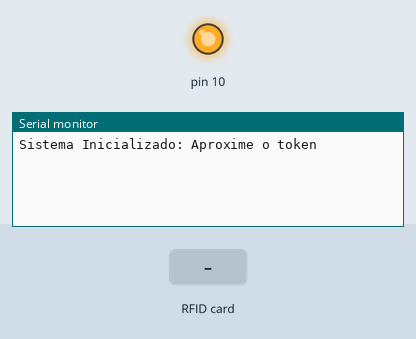
Simulated run of this sketch. Board: Arduino Uno, built with avr-gcc and run on an emulated ATmega328P. Parts: output pins drawn as LEDs (lit = HIGH), the last lines printed to the serial monitor. Inputs (shaded band) come from the test bench.

Above: at 1.2 s.
1.3 s: RFID card 15 6B 7F 63 held to the reader
At 1.9 s:
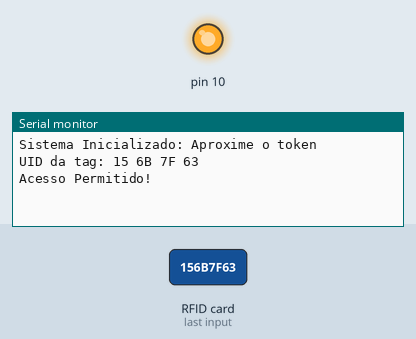
2.8 s: RFID card 5E 7A 19 C4 held to the reader
At 3.5 s:
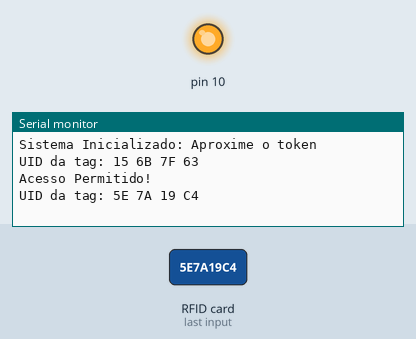

The sketch:

01rfid.ino
```cpp
#include <SPI.h>
#include <MFRC522.h>

#define PIN_RST 8
#define PIN_SS 9
#define PIN_GREEN_LED 11
#define PIN_RED_LED 12
#define PIN_BUZZER 13

MFRC522 mfrc522(PIN_SS, PIN_RST);

int failed_count = 0;

void setup() {
  Serial.begin(9600); // Inicializa a serial
  SPI.begin();// Inicializa a comunicação SPI
  mfrc522.PCD_Init(); // Inicializa o módulo MFRC522
  Serial.println("Sistema Inicializado: Aproxime o token");

  pinMode(PIN_GREEN_LED, OUTPUT);
  pinMode(PIN_RED_LED, OUTPUT);
}
void loop() {
  if (!mfrc522.PICC_IsNewCardPresent()) return;// Aguarda a aproximação do token
  if (!mfrc522.PICC_ReadCardSerial()) return; // Seleciona qual token vai ser utilizado

  Serial.print("UID da tag:"); // Mostra UID do token na serial

  String conteudo = ""; //Cria uma variável vazia, do tipo string byte letra;
  for (byte i = 0; i < mfrc522.uid.size; i++) {
    if(mfrc522.uid.uidByte[i] < 0x10) Serial.print(" 0");
    else Serial.print(" ");

    Serial.print(mfrc522.uid.uidByte[i], HEX);// Printa a mensagem convertida em hexadecimal

    if(mfrc522.uid.uidByte[i] < 0x10) conteudo.concat(String(" 0"));
    else conteudo.concat(String(" "));

    conteudo.concat(String(mfrc522.uid.uidByte[i], HEX));
  }

  Serial.println();

  conteudo.toUpperCase(); //Coloca todas as letras da string em maiúscula

  if (conteudo.substring(1) == "15 6B 7F 63") Serial.println("Acesso Permitido!");

  delay(1000);
}

void accessGranted() {
  Serial.println("Acesso liberado!");
  digitalWrite(PIN_RED_LED, LOW);
  digitalWrite(PIN_GREEN_LED, HIGH);

  delay(10000);

  digitalWrite(PIN_RED_LED, HIGH);
  digitalWrite(PIN_GREEN_LED, LOW);
}

void accessDenied() {
  Serial.println("Cartão inválido!");
  digitalWrite(PIN_GREEN_LED, LOW);

  for(int i = 0; i < 3; i++) {
    digitalWrite(PIN_RED_LED, HIGH);
    delay(500);
    digitalWrite(PIN_RED_LED, LOW);
    delay(500);
  }

  digitalWrite(PIN_RED_LED, LOW);
}

void systemLocked() {
  Serial.println("SISTEMA BLOQUEADO!");
  digitalWrite(PIN_BUZZER, HIGH);

  for(int i = 0; i < 30; i++) {
    digitalWrite(PIN_RED_LED, HIGH);
    delay(500);
    digitalWrite(PIN_RED_LED, LOW);
    delay(500);
  }

  digitalWrite(PIN_RED_LED, HIGH);
}
```

Measured:
- after the input at 1.3 s, the serial monitor: prints a new line at once (image 1)
- after the input at 2.8 s, the serial monitor: prints a new line at once (image 2)
